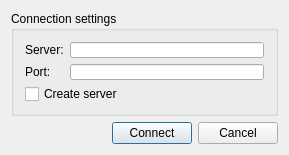
<?xml version="1.0" encoding="UTF-8"?>
<ui version="4.0">
 <class>frmConnect</class>
 <widget class="QWidget" name="frmConnect">
  <property name="geometry">
   <rect>
    <x>0</x>
    <y>0</y>
    <width>289</width>
    <height>155</height>
   </rect>
  </property>
  <property name="minimumSize">
   <size>
    <width>289</width>
    <height>155</height>
   </size>
  </property>
  <property name="maximumSize">
   <size>
    <width>289</width>
    <height>155</height>
   </size>
  </property>
  <property name="windowTitle">
   <string>Connection</string>
  </property>
  <layout class="QGridLayout" name="gridLayout_2">
   <item row="0" column="0" colspan="3">
    <widget class="QGroupBox" name="groupBox">
     <property name="title">
      <string>Connection settings</string>
     </property>
     <layout class="QGridLayout" name="gridLayout">
      <item row="0" column="0">
       <widget class="QLabel" name="label">
        <property name="text">
         <string>Server:</string>
        </property>
       </widget>
      </item>
      <item row="0" column="1">
       <widget class="QLineEdit" name="txtServer"/>
      </item>
      <item row="1" column="0">
       <widget class="QLabel" name="label_2">
        <property name="text">
         <string>Port:</string>
        </property>
       </widget>
      </item>
      <item row="1" column="1">
       <widget class="QLineEdit" name="txtPort"/>
      </item>
      <item row="2" column="0" colspan="2">
       <widget class="QCheckBox" name="chbCreateServer">
        <property name="text">
         <string>Create server</string>
        </property>
       </widget>
      </item>
     </layout>
    </widget>
   </item>
   <item row="1" column="0">
    <spacer name="horizontalSpacer">
     <property name="orientation">
      <enum>Qt::Horizontal</enum>
     </property>
     <property name="sizeHint" stdset="0">
      <size>
       <width>106</width>
       <height>20</height>
      </size>
     </property>
    </spacer>
   </item>
   <item row="1" column="1">
    <widget class="QPushButton" name="btnOk">
     <property name="text">
      <string>Connect</string>
     </property>
     <property name="default">
      <bool>true</bool>
     </property>
    </widget>
   </item>
   <item row="1" column="2">
    <widget class="QPushButton" name="btnCancel">
     <property name="text">
      <string>Cancel</string>
     </property>
    </widget>
   </item>
  </layout>
 </widget>
 <layoutdefault spacing="6" margin="11"/>
 <resources/>
 <connections>
  <connection>
   <sender>btnCancel</sender>
   <signal>clicked()</signal>
   <receiver>frmConnect</receiver>
   <slot>close()</slot>
   <hints>
    <hint type="sourcelabel">
     <x>242</x>
     <y>134</y>
    </hint>
    <hint type="destinationlabel">
     <x>144</x>
     <y>77</y>
    </hint>
   </hints>
  </connection>
 </connections>
</ui>
